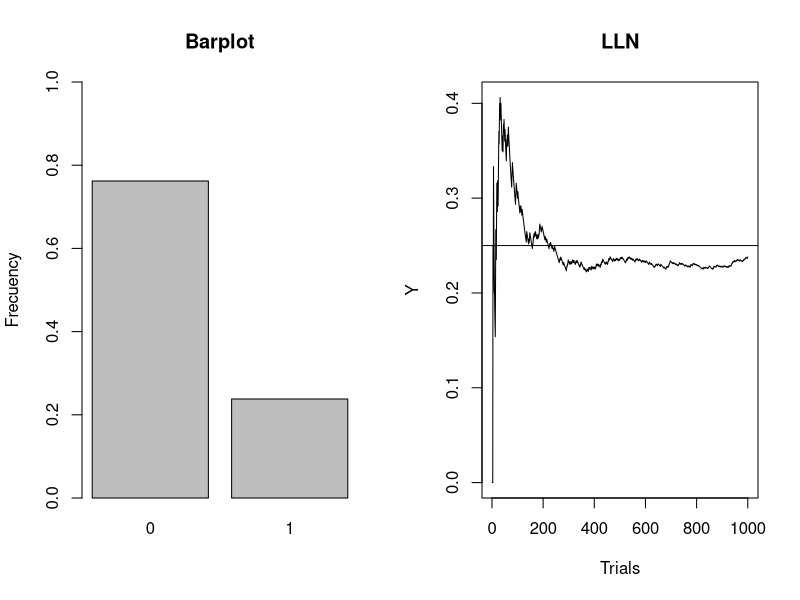

R code for this plot:
## ---- chunk 1
knitr::opts_chunk$set(echo = TRUE)
## ---- chunk 2
N <- 1000 # Number of realizations
p <- 0.25 # Parameter of the Bernouilli distribution
x <- rbinom(N, 1, p) # Binomial ~ Bin(n=1, p) == Bernouilli ~ Ber(p) 

par(mfrow = c(1, 2))
barplot(table(x)/N, ylim = c(0,1), ylab='Frecuency', main = 'Barplot')
plot(cumsum(x)/c(1:N), type = 'l', ylab = 'Y', xlab = 'Trials', main = 'LLN')
abline(h = p)

summary(x)
